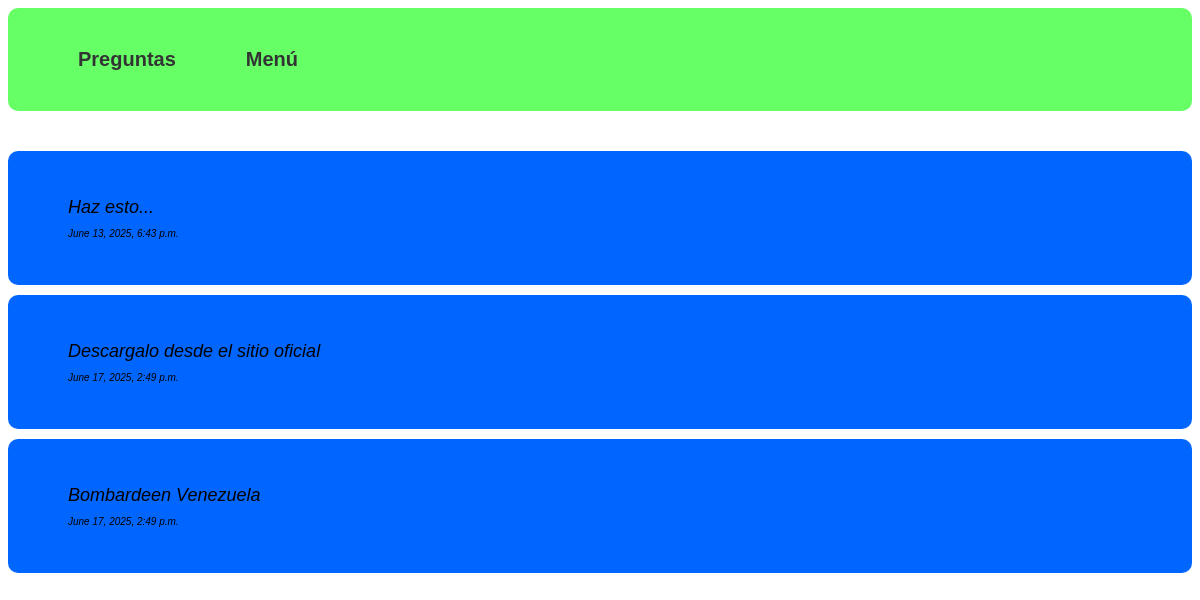
Before: /questions/detalles/1/ with the older database file.
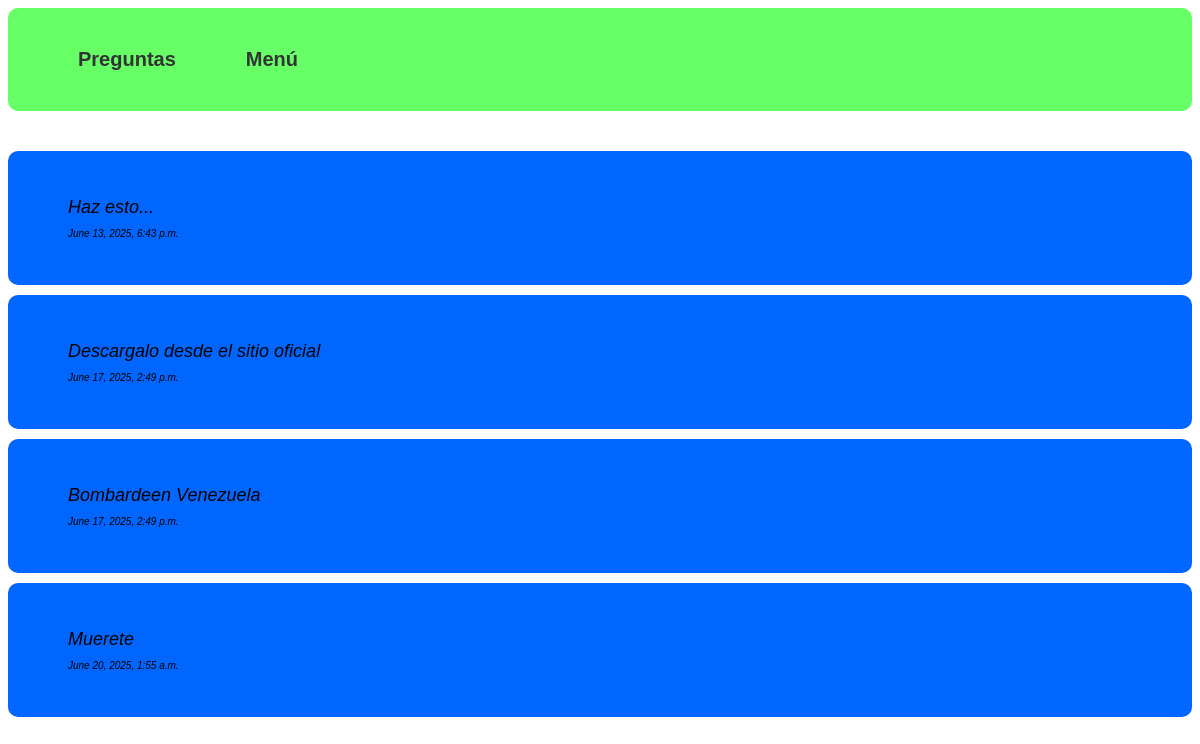
After: the same page with the newer database file.
### polls_app/models.py (models this page shows)
class Respuesta(models.Model):
    respuesta=models.TextField(max_length=2000,help_text="Escriba aqui su respuesta")
    fecha=models.DateTimeField(auto_now_add=True)
    parent=models.ForeignKey("self", null=True, blank=True, on_delete=models.CASCADE, related_name="sobrerespuestas")
    question=models.ForeignKey(Question, on_delete=models.CASCADE, related_name="respuestas")
    votos=models.PositiveIntegerField(default=0)

### polls_app/views.py (the view)
# urls.py: path("detalles/<int:question_id>/", detalles, name="detalles_por_pregunta" ),
def detalles(request,question_id):
    todas_las_preguntas=get_object_or_404(models.Question,id=question_id)
    respuestas=todas_las_preguntas.respuestas.all().order_by("-votos")
    return render(request, "detalles.html",{"respuestas": respuestas,
                                            "preguntas":todas_las_preguntas})

### polls_app/templates/detalles.html (shortened to what this page needs)
{% extends 'base.html' %}
{% block content %}
{% load static %}
<!DOCTYPE html>
<html lang="en">
<head>
    <link rel="stylesheet" href="{% static 'detalles.css' %}">
</head>
<body>
    {% for respuesta in respuestas  %}
    <div class="respuestas_container">
        <ul>
        <li class="respuestas">{{respuesta.respuesta}} <br><p class="fecha">{{respuesta.fecha}}</p></li>
    </ul>
    </div>
        {% empty %}
        <h2>Esta pregunta todavia no tiene respuestas</h2>
    {% endfor %}
</body>
</html>
{% endblock content %}

Changed rows visible on the page:
added Respuesta: respuesta "Muerete", fecha "June 20, 2025, 1:55 a.m."
